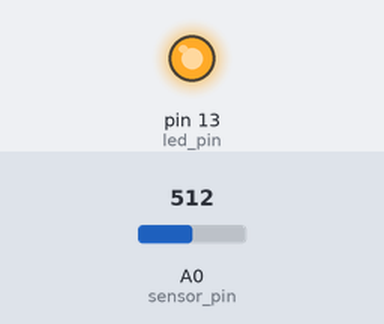
Bench run of a sketch on a simulated Arduino Uno, built with avr-gcc and run on an emulated ATmega328P. On the bench: output pins drawn as LEDs (lit = HIGH). The test bench sets the inputs (shaded band); at power-on: A0 (sensor_pin) = 512. What the sketch prints to the serial monitor is not drawn.

Above: at 1.2 s.
1.3 s: A0 (sensor_pin) set to 33
2.8 s: A0 (sensor_pin) set to 29
At 3.5 s:
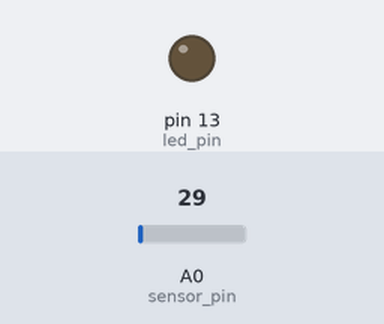
4.3 s: A0 (sensor_pin) set to 122
At 4.6 s:
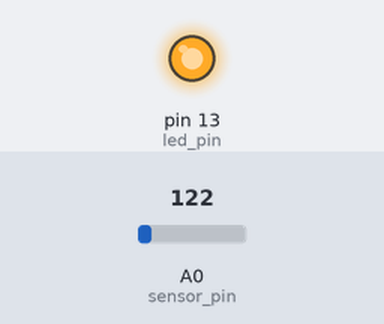
5.8 s: A0 (sensor_pin) set to 20
At 7.0 s:
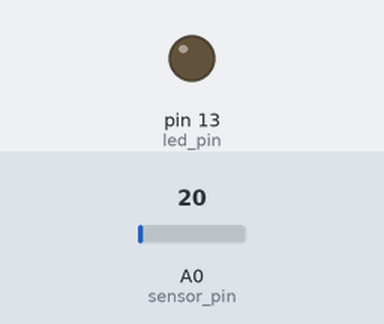
Timing chart, 0 to 8.3 s (numbered marks = the images above; inputs shaded):
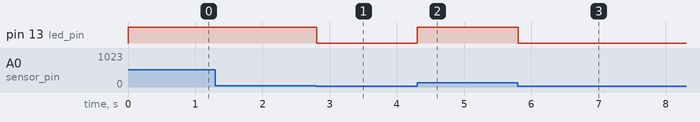

Measured:
- the behaviour switches between 31 and 30 on A0 (sensor_pin) (found by bisection; images 0 and 1)
- after the input at 1.3 s, every drawn part: stays the same
- after the input at 2.8 s, pin 13 (led_pin): HIGH → LOW at once
- after the input at 4.3 s, pin 13 (led_pin): LOW → HIGH at once
- after the input at 5.8 s, pin 13 (led_pin): HIGH → LOW at once

The sketch:

mq3.ino
```cpp
// This is sample code , you can change according to your logic.
int led_pin = 13;
int siren_pin = 12;
int sensor_pin = A0;
int value = 200;
void setup() {
Serial.begin(9600);
pinMode(led_pin, OUTPUT);

pinMode(sensor_pin, INPUT);
}
void loop() {
 int sensor_value  = analogRead(sensor_pin);
Serial.println(sensor_pin);
if(sensor_value > 30)
{
  digitalWrite(led_pin, HIGH);
  digitalWrite(siren_pin, HIGH);
}

else
{
  digitalWrite(led_pin, LOW);
  digitalWrite(sensor_pin, LOW);
}
}
```
